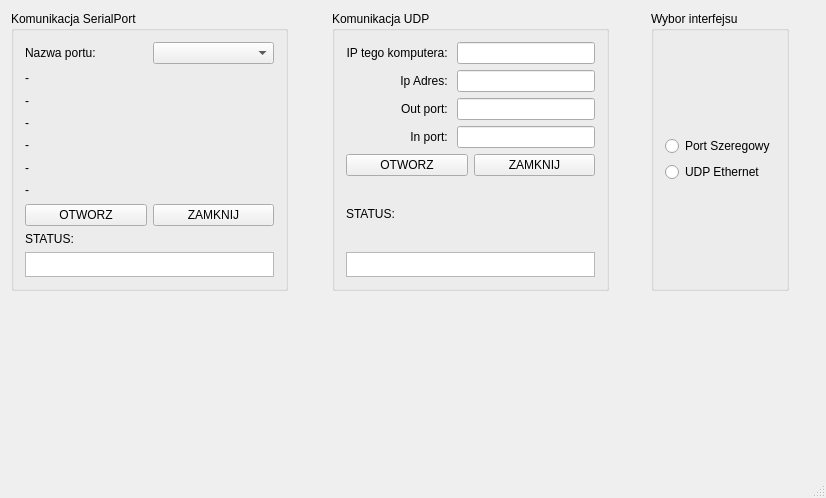
<?xml version="1.0" encoding="UTF-8"?>
<ui version="4.0">
 <class>MainWindow</class>
 <widget class="QMainWindow" name="MainWindow">
  <property name="geometry">
   <rect>
    <x>0</x>
    <y>0</y>
    <width>826</width>
    <height>498</height>
   </rect>
  </property>
  <property name="windowTitle">
   <string>ZMT_Symulator_Pada</string>
  </property>
  <widget class="QWidget" name="centralWidget">
   <widget class="QWidget" name="layoutWidget">
    <property name="geometry">
     <rect>
      <x>0</x>
      <y>0</y>
      <width>800</width>
      <height>302</height>
     </rect>
    </property>
    <layout class="QHBoxLayout" name="horizontalLayout_11">
     <item>
      <layout class="QHBoxLayout" name="horizontalLayout_3">
       <item>
        <widget class="QGroupBox" name="groupBox_2">
         <property name="title">
          <string>Komunikacja SerialPort</string>
         </property>
         <layout class="QGridLayout" name="gridLayout">
          <item row="4" column="0">
           <widget class="QLabel" name="label_serial_locationnumber">
            <property name="text">
             <string>-</string>
            </property>
           </widget>
          </item>
          <item row="2" column="0">
           <widget class="QLabel" name="label_serial_manufacturer">
            <property name="text">
             <string>-</string>
            </property>
           </widget>
          </item>
          <item row="1" column="0">
           <widget class="QLabel" name="label_serial_description">
            <property name="text">
             <string>-</string>
            </property>
           </widget>
          </item>
          <item row="0" column="0">
           <layout class="QGridLayout" name="gridLayout_2">
            <item row="0" column="0">
             <widget class="QLabel" name="label">
              <property name="sizePolicy">
               <sizepolicy hsizetype="Preferred" vsizetype="Preferred">
                <horstretch>0</horstretch>
                <verstretch>0</verstretch>
               </sizepolicy>
              </property>
              <property name="maximumSize">
               <size>
                <width>16777215</width>
                <height>25</height>
               </size>
              </property>
              <property name="text">
               <string>Nazwa portu:</string>
              </property>
             </widget>
            </item>
            <item row="0" column="1">
             <widget class="QComboBox" name="comboBox">
              <property name="sizePolicy">
               <sizepolicy hsizetype="Preferred" vsizetype="Minimum">
                <horstretch>0</horstretch>
                <verstretch>0</verstretch>
               </sizepolicy>
              </property>
              <property name="maximumSize">
               <size>
                <width>16777215</width>
                <height>25</height>
               </size>
              </property>
             </widget>
            </item>
           </layout>
          </item>
          <item row="7" column="0">
           <layout class="QVBoxLayout" name="verticalLayout">
            <item>
             <layout class="QHBoxLayout" name="horizontalLayout_2">
              <item>
               <widget class="QPushButton" name="pushButton_openserial">
                <property name="text">
                 <string>OTWORZ</string>
                </property>
               </widget>
              </item>
              <item>
               <widget class="QPushButton" name="pushButton_closeserial">
                <property name="text">
                 <string>ZAMKNIJ</string>
                </property>
               </widget>
              </item>
             </layout>
            </item>
            <item>
             <widget class="QLabel" name="label_serial_open_status">
              <property name="minimumSize">
               <size>
                <width>60</width>
                <height>0</height>
               </size>
              </property>
              <property name="maximumSize">
               <size>
                <width>250</width>
                <height>16777215</height>
               </size>
              </property>
              <property name="text">
               <string>STATUS:</string>
              </property>
             </widget>
            </item>
            <item>
             <widget class="QGraphicsView" name="graphicsView">
              <property name="sizePolicy">
               <sizepolicy hsizetype="Preferred" vsizetype="Fixed">
                <horstretch>0</horstretch>
                <verstretch>25</verstretch>
               </sizepolicy>
              </property>
              <property name="minimumSize">
               <size>
                <width>0</width>
                <height>25</height>
               </size>
              </property>
              <property name="maximumSize">
               <size>
                <width>250</width>
                <height>25</height>
               </size>
              </property>
             </widget>
            </item>
           </layout>
          </item>
          <item row="6" column="0">
           <widget class="QLabel" name="label_serial_pidlabel">
            <property name="text">
             <string>-</string>
            </property>
           </widget>
          </item>
          <item row="5" column="0">
           <widget class="QLabel" name="label_serial_vidlabel">
            <property name="text">
             <string>-</string>
            </property>
           </widget>
          </item>
          <item row="3" column="0">
           <widget class="QLabel" name="label_serial_serialnumber">
            <property name="text">
             <string>-</string>
            </property>
           </widget>
          </item>
         </layout>
         <zorder>label_serial_description</zorder>
         <zorder>label_serial_manufacturer</zorder>
         <zorder>label_serial_serialnumber</zorder>
         <zorder>label_serial_locationnumber</zorder>
         <zorder>label_serial_vidlabel</zorder>
         <zorder>label_serial_pidlabel</zorder>
        </widget>
       </item>
       <item>
        <spacer name="horizontalSpacer">
         <property name="orientation">
          <enum>Qt::Horizontal</enum>
         </property>
         <property name="sizeHint" stdset="0">
          <size>
           <width>40</width>
           <height>20</height>
          </size>
         </property>
        </spacer>
       </item>
       <item>
        <widget class="QGroupBox" name="groupBox">
         <property name="title">
          <string>Komunikacja UDP</string>
         </property>
         <layout class="QGridLayout" name="gridLayout_3">
          <item row="0" column="0">
           <layout class="QVBoxLayout" name="verticalLayout_3">
            <item>
             <widget class="QLabel" name="label_5">
              <property name="text">
               <string>IP tego komputera: </string>
              </property>
              <property name="alignment">
               <set>Qt::AlignRight|Qt::AlignTrailing|Qt::AlignVCenter</set>
              </property>
             </widget>
            </item>
            <item>
             <widget class="QLabel" name="label_2">
              <property name="text">
               <string>Ip Adres: </string>
              </property>
              <property name="alignment">
               <set>Qt::AlignRight|Qt::AlignTrailing|Qt::AlignVCenter</set>
              </property>
             </widget>
            </item>
            <item>
             <widget class="QLabel" name="label_3">
              <property name="text">
               <string>Out port: </string>
              </property>
              <property name="alignment">
               <set>Qt::AlignRight|Qt::AlignTrailing|Qt::AlignVCenter</set>
              </property>
             </widget>
            </item>
            <item>
             <widget class="QLabel" name="label_4">
              <property name="text">
               <string>In port: </string>
              </property>
              <property name="alignment">
               <set>Qt::AlignRight|Qt::AlignTrailing|Qt::AlignVCenter</set>
              </property>
             </widget>
            </item>
           </layout>
          </item>
          <item row="0" column="1">
           <layout class="QVBoxLayout" name="verticalLayout_2">
            <item>
             <widget class="QLineEdit" name="lineEdit_4"/>
            </item>
            <item>
             <widget class="QLineEdit" name="lineEdit"/>
            </item>
            <item>
             <widget class="QLineEdit" name="lineEdit_2"/>
            </item>
            <item>
             <widget class="QLineEdit" name="lineEdit_3"/>
            </item>
           </layout>
          </item>
          <item row="1" column="0" colspan="2">
           <layout class="QHBoxLayout" name="horizontalLayout">
            <item>
             <widget class="QPushButton" name="pushButton_open_udp">
              <property name="text">
               <string>OTWORZ</string>
              </property>
             </widget>
            </item>
            <item>
             <widget class="QPushButton" name="pushButton_close_upd">
              <property name="text">
               <string>ZAMKNIJ</string>
              </property>
             </widget>
            </item>
           </layout>
          </item>
          <item row="2" column="0" colspan="2">
           <layout class="QVBoxLayout" name="verticalLayout_6">
            <item>
             <widget class="QLabel" name="label_serial_open_status_udp">
              <property name="minimumSize">
               <size>
                <width>60</width>
                <height>0</height>
               </size>
              </property>
              <property name="maximumSize">
               <size>
                <width>250</width>
                <height>16777215</height>
               </size>
              </property>
              <property name="text">
               <string>STATUS:</string>
              </property>
             </widget>
            </item>
            <item>
             <widget class="QGraphicsView" name="graphicsView_udp">
              <property name="sizePolicy">
               <sizepolicy hsizetype="Preferred" vsizetype="Fixed">
                <horstretch>0</horstretch>
                <verstretch>25</verstretch>
               </sizepolicy>
              </property>
              <property name="minimumSize">
               <size>
                <width>0</width>
                <height>25</height>
               </size>
              </property>
              <property name="maximumSize">
               <size>
                <width>250</width>
                <height>25</height>
               </size>
              </property>
             </widget>
            </item>
           </layout>
          </item>
         </layout>
        </widget>
       </item>
      </layout>
     </item>
     <item>
      <spacer name="horizontalSpacer_2">
       <property name="orientation">
        <enum>Qt::Horizontal</enum>
       </property>
       <property name="sizeHint" stdset="0">
        <size>
         <width>40</width>
         <height>20</height>
        </size>
       </property>
      </spacer>
     </item>
     <item>
      <widget class="QGroupBox" name="groupBox_3">
       <property name="title">
        <string>Wybor interfejsu</string>
       </property>
       <layout class="QGridLayout" name="gridLayout_4">
        <item row="0" column="0">
         <layout class="QVBoxLayout" name="verticalLayout_4">
          <item>
           <widget class="QRadioButton" name="radioButton_serial">
            <property name="text">
             <string>Port Szeregowy</string>
            </property>
           </widget>
          </item>
          <item>
           <widget class="QRadioButton" name="radioButton_udp">
            <property name="text">
             <string>UDP Ethernet</string>
            </property>
           </widget>
          </item>
         </layout>
        </item>
       </layout>
      </widget>
     </item>
    </layout>
   </widget>
  </widget>
  <widget class="QMenuBar" name="menuBar">
   <property name="geometry">
    <rect>
     <x>0</x>
     <y>0</y>
     <width>826</width>
     <height>22</height>
    </rect>
   </property>
  </widget>
  <widget class="QStatusBar" name="statusBar"/>
 </widget>
 <layoutdefault spacing="6" margin="11"/>
 <resources/>
 <connections/>
</ui>
